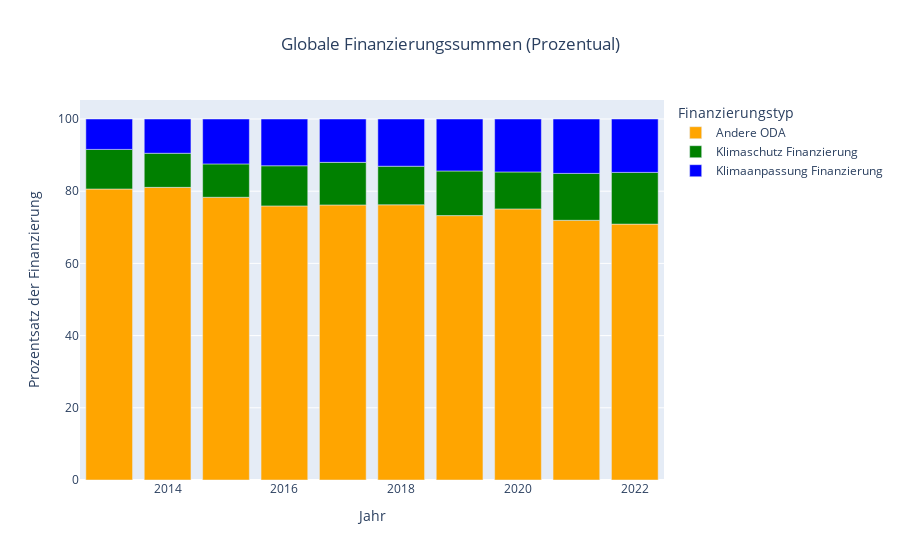

Source (notebook cell):
### Code cell
fig = px.bar(split_df, x='Year', y='Percentage', color='Finanzierungstyp',
            title='Globale Finanzierungssummen (Prozentual)',
            labels={'Percentage': 'Prozentsatz der Finanzierung', 'Year': 'Jahr'},
            category_orders={'Finanzierungstyp': ['Andere ODA', 'Klimaschutz Finanzierung', 'Klimaanpassung Finanzierung']},
            color_discrete_map={'Andere ODA': 'orange', 'Klimaschutz Finanzierung': 'green', 'Klimaanpassung Finanzierung': 'blue'}
            )

# Centering the title and adjusting layout
fig.update_layout(title_x=0.5)

# Show the plot
fig.show()

### Figure 1 — Plotly figure (JSON) as saved in the notebook; plotly's stock layout.template omitted (floating-point values rounded to 4 significant figures)
{"data": [{"alignmentgroup": "True", "hovertemplate": "Finanzierungstyp=Andere ODA<br>Jahr=%{x}<br>Prozentsatz der Finanzierung=%{y}<extra></extra>", "legendgroup": "Andere ODA", "marker": {"color": "orange", "pattern": {"shape": ""}}, "name": "Andere ODA", "offsetgroup": "Andere ODA", "orientation": "v", "showlegend": true, "textposition": "auto", "type": "bar", "x": [2013, 2014, 2015, 2016, 2017, 2018, 2019, 2020, 2021, 2022], "xaxis": "x", "y": [80.61, 81.06, 78.32, 75.92, 76.19, 76.24, 73.24, 75.09, 71.94, 70.89], "yaxis": "y"}, {"alignmentgroup": "True", "hovertemplate": "Finanzierungstyp=Klimaschutz Finanzierung<br>Jahr=%{x}<br>Prozentsatz der Finanzierung=%{y}<extra></extra>", "legendgroup": "Klimaschutz Finanzierung", "marker": {"color": "green", "pattern": {"shape": ""}}, "name": "Klimaschutz Finanzierung", "offsetgroup": "Klimaschutz Finanzierung", "orientation": "v", "showlegend": true, "textposition": "auto", "type": "bar", "x": [2013, 2014, 2015, 2016, 2017, 2018, 2019, 2020, 2021, 2022], "xaxis": "x", "y": [10.97, 9.45, 9.242, 11.13, 11.79, 10.68, 12.36, 10.24, 12.99, 14.33], "yaxis": "y"}, {"alignmentgroup": "True", "hovertemplate": "Finanzierungstyp=Klimaanpassung Finanzierung<br>Jahr=%{x}<br>Prozentsatz der Finanzierung=%{y}<extra></extra>", "legendgroup": "Klimaanpassung Finanzierung", "marker": {"color": "blue", "pattern": {"shape": ""}}, "name": "Klimaanpassung Finanzierung", "offsetgroup": "Klimaanpassung Finanzierung", "orientation": "v", "showlegend": true, "textposition": "auto", "type": "bar", "x": [2013, 2014, 2015, 2016, 2017, 2018, 2019, 2020, 2021, 2022], "xaxis": "x", "y": [8.421, 9.487, 12.44, 12.95, 12.02, 13.08, 14.4, 14.67, 15.07, 14.79], "yaxis": "y"}], "layout": {"barmode": "relative", "legend": {"title": {"text": "Finanzierungstyp"}, "tracegroupgap": 0}, "title": {"text": "Globale Finanzierungssummen (Prozentual)", "x": 0.5}, "xaxis": {"anchor": "y", "domain": [0, 1], "title": {"text": "Jahr"}}, "yaxis": {"anchor": "x", "domain": [0, 1], "title": {"text": "Prozentsatz der Finanzierung"}}}}
